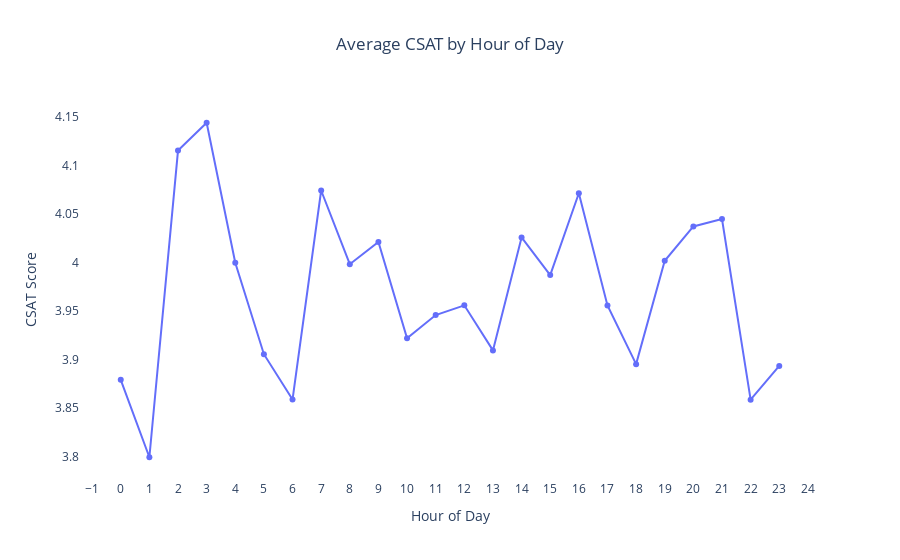

Notebook code for this chart:
### Markdown cell above
#### Chart - 6

### Code cell
# INSIGHT 7: Temporal Patterns (Order Hour)
# Perfect chart: Line Plot
# =============================

if 'order_date_time' in df_clean.columns and 'CSAT Score' in df_clean.columns:
    # ✅ Work on a copy to avoid modifying df
    df_temp = df_clean[['order_date_time', 'CSAT Score']].dropna().copy()

    # ✅ Ensure datetime conversion
    df_temp['order_date_time'] = pd.to_datetime(df_temp['order_date_time'], errors='coerce')

    # Drop rows that failed to convert
    df_temp = df_temp.dropna(subset=['order_date_time'])

    # ✅ Extract hour after confirming datetime format
    df_temp['order_hour'] = df_temp['order_date_time'].dt.hour

    # Compute average CSAT per hour
    hourly_csat = df_temp.groupby('order_hour')['CSAT Score'].mean().reset_index()

    # Create the line plot
    fig = px.line(
        hourly_csat,
        x='order_hour',
        y='CSAT Score',
        markers=True,
        title='Average CSAT by Hour of Day',
        labels={'order_hour': 'Hour of Day', 'CSAT Score': 'CSAT Score'}
    )

    # Improve layout
    fig.update_layout(
        xaxis=dict(dtick=1),
        title_x=0.5,
        plot_bgcolor='white'
    )

    fig.show()

else:
    print("Required columns 'order_date_time' or 'CSAT Score' not found in df.")

### Figure 1 — Plotly figure (JSON) as saved in the notebook; plotly's stock layout.template omitted (floating-point values rounded to 4 significant figures)
{"data": [{"hovertemplate": "Hour of Day=%{x}<br>CSAT Score=%{y}<extra></extra>", "legendgroup": "", "line": {"color": "#636efa", "dash": "solid"}, "marker": {"symbol": "circle"}, "mode": "lines+markers", "name": "", "orientation": "v", "showlegend": false, "type": "scatter", "x": [0, 1, 2, 3, 4, 5, 6, 7, 8, 9, 10, 11, 12, 13, 14, 15, 16, 17, 18, 19, 20, 21, 22, 23], "xaxis": "x", "y": [3.879, 3.799, 4.116, 4.144, 4.0, 3.906, 3.859, 4.074, 3.998, 4.021, 3.922, 3.946, 3.956, 3.91, 4.026, 3.987, 4.072, 3.956, 3.895, 4.002, 4.037, 4.045, 3.859, 3.894], "yaxis": "y"}], "layout": {"legend": {"tracegroupgap": 0}, "plot_bgcolor": "white", "title": {"text": "Average CSAT by Hour of Day", "x": 0.5}, "xaxis": {"anchor": "y", "domain": [0, 1], "dtick": 1, "title": {"text": "Hour of Day"}}, "yaxis": {"anchor": "x", "domain": [0, 1], "title": {"text": "CSAT Score"}}}}
